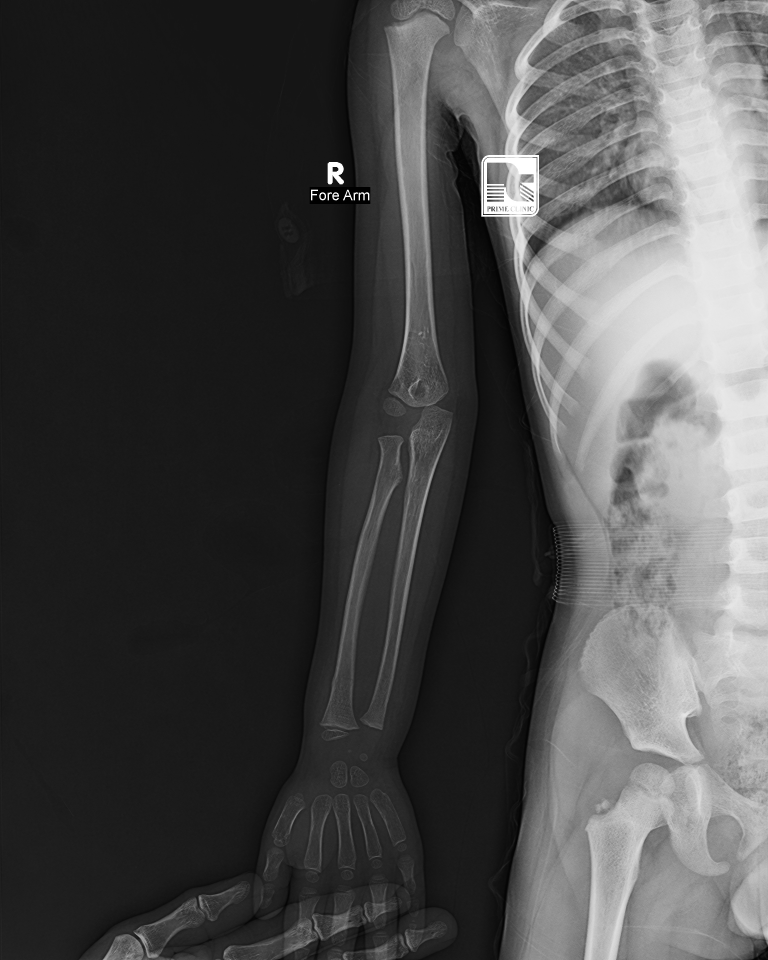
#> input picture input/Fractured/IMG0000188.jpg, 2304 x 2880 px (shown at 1/3 size); its folder holds 4 pictures in this run
$ jupyter execute --allow-errors k-NN.ipynb
#> lines starting #> are read from the running program, lines starting #| are printed output that depends on the picture
<a class="anchor" id="0.1"></a>
# **Table of Contents**
1. [Introduction](#1)
2. [Business Understanding](#2)
3. [Data Understanding](#3)
4. [Data Preperation](#4)
5. [Modeling](#5)
6. [Evaluation](#6)
7. [Improvements](#7)
8. [Conclusion](#8)

# **1. Introduction** <a class="anchor" id="1"></a>
[Table of Contents](#0.1)

This notebook will explore k Nearest Neighbour by going through the CRISP-DM process. The goal is to gain insight of how to use k-NN in Python and its usefulness.

# **2. Business Understanding** <a class="anchor" id="2"></a>
[Table of Contents](#0.1)

The dataset I will be using for this notebook is the [Fracture Classification Dataset](https://www.kaggle.com/datasets/akshayramakrishnan28/fracture-classification-dataset/data). Specifically, I will be using the classified images for whether a scan depicts a fracture or non-fractured x-ray.

Because the data is already classified, it should be easy to work with. In total there are a little over 4000 images, which will hopefully be enough to train the model.

# **3. Data Understanding** <a class="anchor" id="3"></a>
[Table of Contents](#0.1)

Because we are working with images, we will have to make sure to flatten them when we store them for processing. Otherwise, our images are already labelled, making the data processing step easier.

[cell 1]
# This library will help us access our files
try:
    import os
except:
    !pip install os
    import os

# This library is for data processing, and CSV file I/O
try:
    import pandas as pd
except:
    !pip install pandas
    import pandas as pd

# This library is for image processing
try:
    import cv2
except:
    !pip install opencv-python
    import cv2

try:
    import numpy as np
except:
    !pip install numpy
    import numpy as np

def load_images(filepath, label):
#> called with filepath = 'input/Fractured', label = 'Fractured'
    images = []
    for file in os.listdir(filepath):
        image = cv2.imread(os.path.join(filepath,file))
#> image is the input picture: shape (2880, 2304, 3); min 0, max 255, mean 75
        image = cv2.resize(image, [128,128])
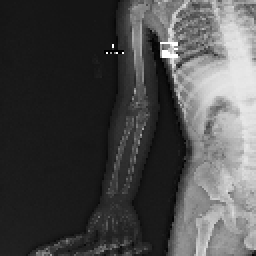
#> image: shape (128, 128, 3) (shown 2 times larger); min 0, max 255, mean 74.9
        flattened_image = image.flatten() #flatten the image so that it is one-dimensional
        images.append(flattened_image)
#> pass 2 of the loop in load_images, `for file in os.listdir(filepath):`:
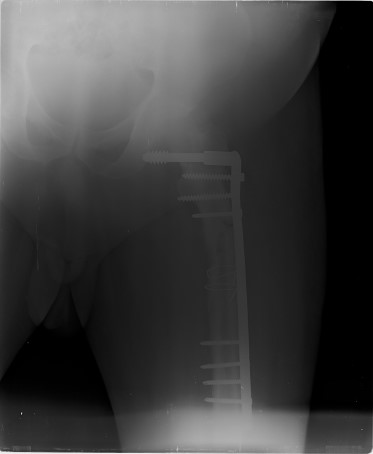
#> input picture input/Fractured/IMG0000455.jpg, 373 x 454 px
#> in load_images, image is the input picture: shape (454, 373, 3); min 0, max 241, mean 61.4
#> in load_images, `image = cv2.resize(image, [128,128])`:
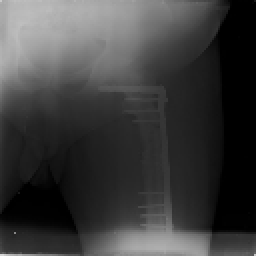
#> image: shape (128, 128, 3) (shown 2 times larger); min 0, max 214, mean 61.1
#> pass 3 of the loop in load_images, `for file in os.listdir(filepath):`:
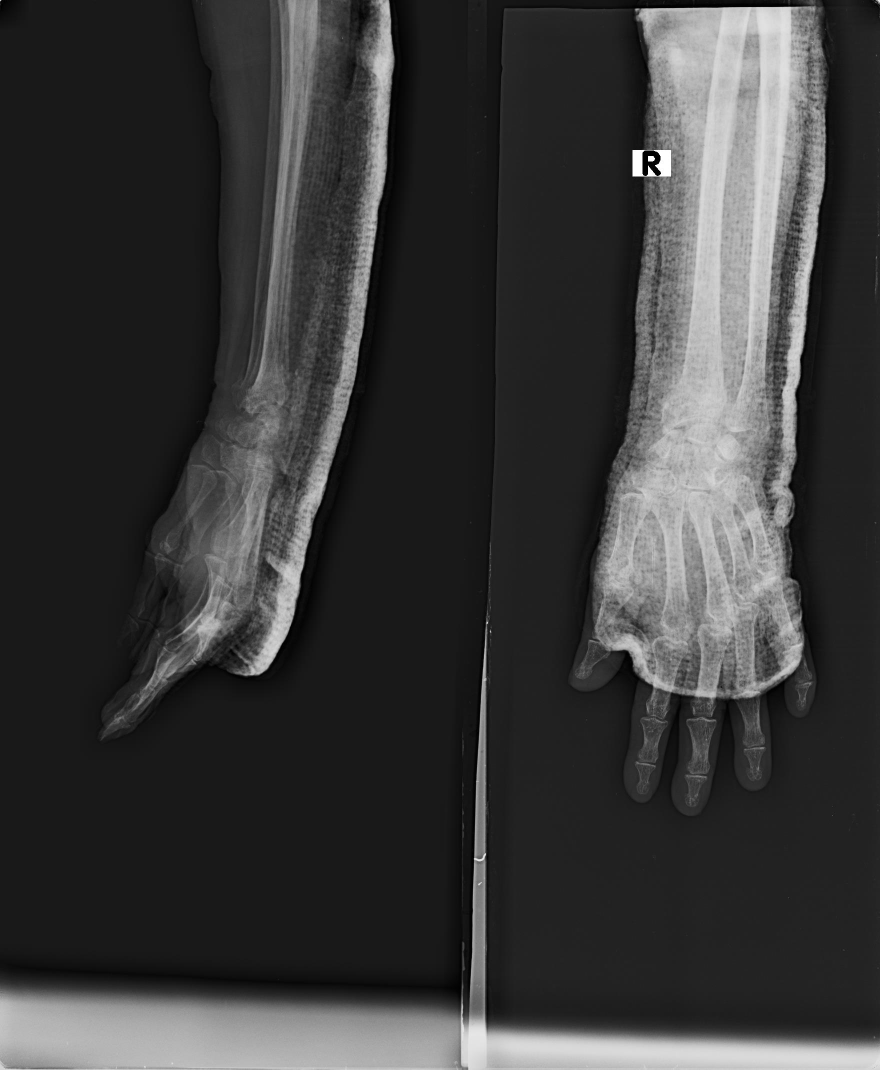
#> input picture input/Fractured/IMG0002300.jpg, 1760 x 2140 px (shown at 1/2 size)
#> in load_images, image is the input picture: shape (2140, 1760, 3); min 0, max 255, mean 57.5
#> in load_images, `image = cv2.resize(image, [128,128])`:
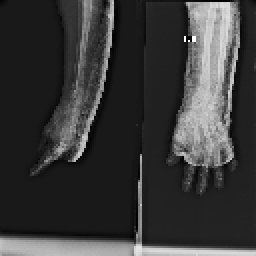
#> image: shape (128, 128, 3) (shown 2 times larger); min 0, max 255, mean 57.5
#> the loop made 4 passes; the first 3 are shown
    return np.array(images), [label] * len(images)

The code above takes the filepath to the images and iterates through them. using `cv2`, the images are read and resized to ensure they all take up the same size in the array. The images are then flattened so that they can be read by the machine learning algorithm.

[cell 2]
current_working_directory = os.getcwd()
fracturedFiles = os.path.join(current_working_directory, 'input', 'Fractured')
nonFracturedFiles = os.path.join(current_working_directory, 'input', 'Non_fractured')

Fracture_images, fracture_labels = load_images(fracturedFiles, 'Fractured')
#> (the rest of this cell did not finish here and is left out)


df = pd.DataFrame({
    'images': Fracture_images.tolist() + NonFracture_images.tolist(),
    'fractured': np.concatenate([fracture_labels, NonFracture_labels])
})

df = df.sample(frac=1)

The code above uses the load_images method defined in the previous code block, and is provided with the filepath for the fractured images, and the non fractured images. The resulting arrays are combined together and added into a dataframe alongside the labels. The datarame is then shuffled to ensure the fractured and non fractured images are mixed.

#> (a cell that did not finish here is left out)

Now that we've imported all of our data, we can see that we are working with 4083 images, and 2 attributes (images and fractured).

# **4. Data Preperation** <a class="anchor" id="4"></a>
[Table of Contents](#0.1)

Because we are working with pre-categorized images, we know that there are no missing values. As such, we can jump straight into assigning our target variable.

[cell 4]
targetVariable = 'fractured'

#> (the rest of this cell did not finish here and is left out)

Next, we will split our data into training and test sets.

[cell 5]
from sklearn.model_selection import train_test_split

#> (the rest of this cell did not finish here and is left out)

# **5. Modeling** <a class="anchor" id="5"></a>
[Table of Contents](#0.1)

[cell 6]
from sklearn.neighbors import KNeighborsClassifier
k_neighbors = 3 #the number of neighbors that will be checked for proximity
knn_model = KNeighborsClassifier(k_neighbors)

#> (the rest of this cell did not finish here and is left out)

#> (a cell that did not finish here is left out)

# **6. Evaluation** <a class="anchor" id="6"></a>
[Table of Contents](#0.1)

[cell 8]
try:
    from sklearn.metrics import accuracy_score
except:
    !pip install sklearn
    from sklearn.metrics import accuracy_score

#> (the rest of this cell did not finish here and is left out)

The training-set accuracy score is 0.8220 while the test-set accuracy is 0.8898. The two values differ by about 8%, which is indicative of overfitting. This could be due to a low k value, which is the number of nearest neighbors used to determine what classification an image belongs to.

#> (a cell that did not finish here is left out)

Ou model accuracy score is 0.8220 but our null accuracy is 0.8310. This means that our k-NN model is not doing a very good job predicting the classes, as it lower than the null accuracy.

### Confusion matrix

A confusion matrix is a tool for summarizing the performance of a classification algorithm. A confusion matrix will give us a clear picture of classification model performance and the types of errors produced by the model. It gives us a summary of correct and incorrect predictions broken down by each category. The summary is represented in a tabular form.

Four types of outcomes are possible while evaluating a classification model performance. These four outcomes are described below:-

**True Positives (TP)** – True Positives occur when we predict an observation belongs to a certain class and the observation actually belongs to that class.

**True Negatives (TN)** – True Negatives occur when we predict an observation does not belong to a certain class and the observation actually does not belong to that class.

**False Positives (FP)** – False Positives occur when we predict an observation belongs to a    certain class but the observation actually does not belong to that class. This type of error is called **Type I error.**

**False Negatives (FN)** – False Negatives occur when we predict an observation does not belong to a certain class but the observation actually belongs to that class. This is a very serious error and it is called **Type II error.**

These four outcomes are summarized in a confusion matrix given below.

#### from Phrashant Banerjee [Naive Bayes Classifier in Python](https://www.kaggle.com/code/prashant111/naive-bayes-classifier-in-python)

[cell 10]
# Print the Confusion Matrix and slice it into four pieces

try:
    from sklearn.metrics import confusion_matrix
except:
    !pip install sklearn
    from sklearn.metrics import confusion_matrix

#> (the rest of this cell did not finish here and is left out)

The confusion matrix shows `52 + 948 = 100 correct predictions` and `175 + 50 = 225 incorrect predictions`.

In this case, we have

- `True Positives` (Actual Positive:1 and Predict Positive:1) - 52

- `True Negatives` (Actual Negative:0 and Predict Negative:0) - 948

- `False Positives` (Actual Negative:0 but Predict Positive:1) - 175 `(Type I error)`

- `False Negatives` (Actual Positive:1 but Predict Negative:0) - 50 `(Type II error)`

[cell 11]
# visualize confusion matrix with seaborn heatmap

try:
    import seaborn as sns # for statistical data visualization
except:
    !pip install seaborn
    import seaborn as sns # for statistical data visualization


#> (the rest of this cell did not finish here and is left out)

### Classification Report

**Classification report** is another way to evaluate the classification model performance. It displays the  **precision**, **recall**, **f1** and **support** scores for the model.

We can print a classification report as follows:-
#### from Phrashant Banerjee [Naive Bayes Classifier in Python](https://www.kaggle.com/code/prashant111/naive-bayes-classifier-in-python)

[cell 12]
try:
    from sklearn.metrics import classification_report
except:
    !pip install sklearn
    from sklearn.metrics import classification_report

#> (the rest of this cell did not finish here and is left out)

### Accuracy
**Accuracy** measures the overall correctness of the predictions. It is a general indicator of how well the model is performing.

Mathematically, accuracy can be defined as the ratio of `(TP + FP) to (TP + FP + FN + TN)`

### Precision

**Precision** can be defined as the percentage of correctly predicted positive outcomes out of all the predicted positive outcomes. It can be given as the ratio of true positives (TP) to the sum of true and false positives (TP + FP).

So, **Precision** identifies the proportion of correctly predicted positive outcome. It is more concerned with the positive class than the negative class.

Mathematically, precision can be defined as the ratio of `TP to (TP + FP)`.
#### from Phrashant Banerjee [Naive Bayes Classifier in Python](https://www.kaggle.com/code/prashant111/naive-bayes-classifier-in-python)

### Recall

Recall can be defined as the percentage of correctly predicted positive outcomes out of all the actual positive outcomes.
It can be given as the ratio of true positives (TP) to the sum of true positives and false negatives (TP + FN). **Recall** is also called **Sensitivity**.

**Recall** identifies the proportion of correctly predicted actual positives.

Mathematically, recall can be given as the ratio of `TP to (TP + FN)`.
#### from Phrashant Banerjee [Naive Bayes Classifier in Python](https://www.kaggle.com/code/prashant111/naive-bayes-classifier-in-python)

### Specificity

**Specificity** represents the propertion of correctly identified actual negatives. It helps us understand how well the model can idenitfy instances that don't belong the the positive class. High specificity is indicative that the model is good at avoiding false positives. Low specificity is indicative that the model is misclassifying negative instances as positive.

Mathematically, specificity can be given as the ratio of `TN to (TN + FP)`

### Negative Predictive Value (NPV)
**NPV** asses the likelihood that a negative prediction is correct. High NPV indicates the model is correctly idenitfying true negatives. Low NPV indicates the model is missclassifying negative instances.

Mathematically, NPV can be given as the ratio of `TN to (TN + FN)`

### f1-score

**f1-score** is the weighted harmonic mean of precision and recall. The best possible **f1-score** would be 1.0 and the worst
would be 0.0.  **f1-score** is the harmonic mean of precision and recall. So, **f1-score** is always lower than accuracy measures as they embed precision and recall into their computation. The weighted average of `f1-score` should be used to
compare classifier models, not global accuracy.

Mathematically, f1-score can be given by the following formula: `2 x (Percision x Recall)/(Precision + Recall)`

#### from Phrashant Banerjee [Naive Bayes Classifier in Python](https://www.kaggle.com/code/prashant111/naive-bayes-classifier-in-python)

#> (a cell that did not finish here is left out)

# **7. Improvements** <a class="anchor" id="7"></a>
[Table of Contents](#0.1)

Now that we've evaluated our model, we can reflect on our result and see if there are any improvements to be made.

At first glance, a `82.2%` accuracy may seem promising. However, our precision, recall, and F1 Score is quite low. We can see from our confusion matrix that our model is quite good at predicting non-fracture images. However, is it not very good at identifying fractures, which is concerning since we want our model to be good at identifying fractures first and foremost. This is likely because our dataset does not contain enough images with fractures (717 out of a total of 4083, only 17%!!!). To solve this, we can sample our dataset to train on an equal amount of fractured and non-fractured images. Alternatively, we can try to obtain a higher amount of fractured images, which would require additional data collection.

Another problem may be related to the resizing of the images. Many of the images are 2000 pixels in the x and y direction, and they are being resized to 128x128. There is likely a lot of detail being lost in the image, hindering the model's ability to properly identify fractures.

To improve our model, we will trying increasing the amount of pixels the images are resized to.

### Hardware Limitations
When working with large datasets, there may be hardware limitations when loading data into memory. In this case, the size of the image is such that large amounts of memory is needed. In my case, I was able to load the images at size 750x750, but 1000x1000 would cause a memory error. My machine has 16GB of memory, so you may need to modfiy the pixels based on your hardware.

[cell 14]
def load_images(filepath, label):
#> called with filepath = 'input/Fractured', label = 'Fractured'
    images = []
    for file in os.listdir(filepath):
        image = cv2.imread(os.path.join(filepath,file))
        image = cv2.resize(image, [700,700])
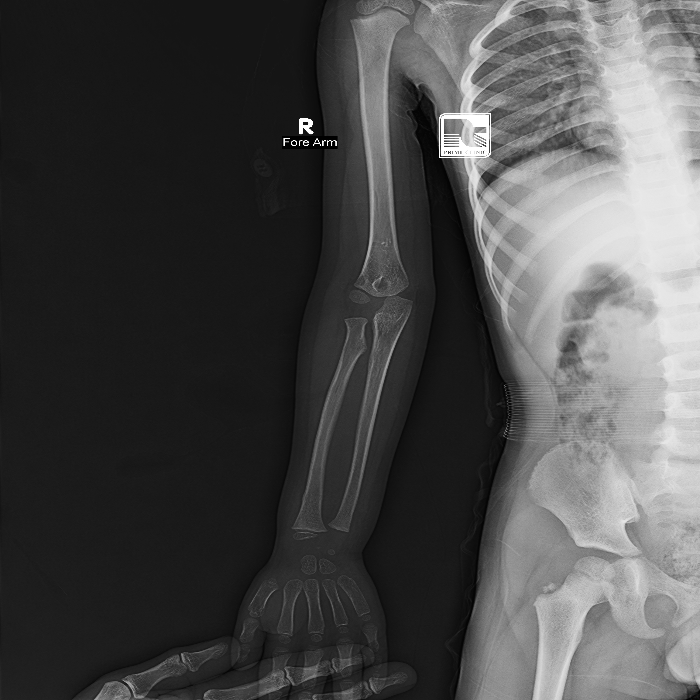
#> image: shape (700, 700, 3); min 0, max 255, mean 74.9
        flattened_image = image.flatten() #flatten the image so that it is one-dimensional
        images.append(flattened_image)
        if(len(images) == 717):
            break
#> pass 2 of the loop in load_images, `for file in os.listdir(filepath):`:
#> pass 3 of the loop in load_images, `for file in os.listdir(filepath):`:
#> in load_images, `image = cv2.resize(image, [700,700])`:
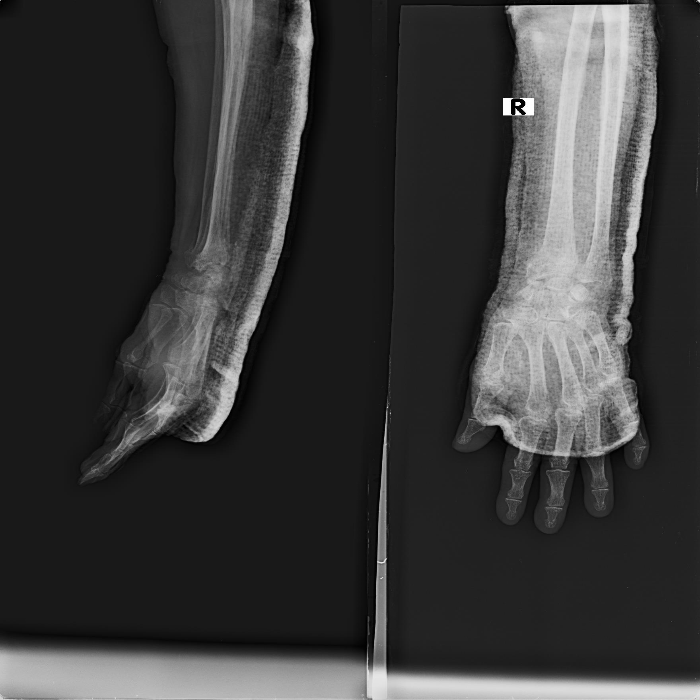
#> image: shape (700, 700, 3); min 0, max 255, mean 57.5
#> the loop made 4 passes; the first 3 are shown
    return np.array(images), [label] * len(images)

Next, we will attempt to pull an even amount of fractured and non-fractured images. Because our dataset comprises of mostly non-fractured images, we can try and pull an even amount of images as the count of fractured images.

[cell 15]
Fracture_images, fracture_labels = load_images(fracturedFiles, 'Fractured')
#> (the rest of this cell did not finish here and is left out)
